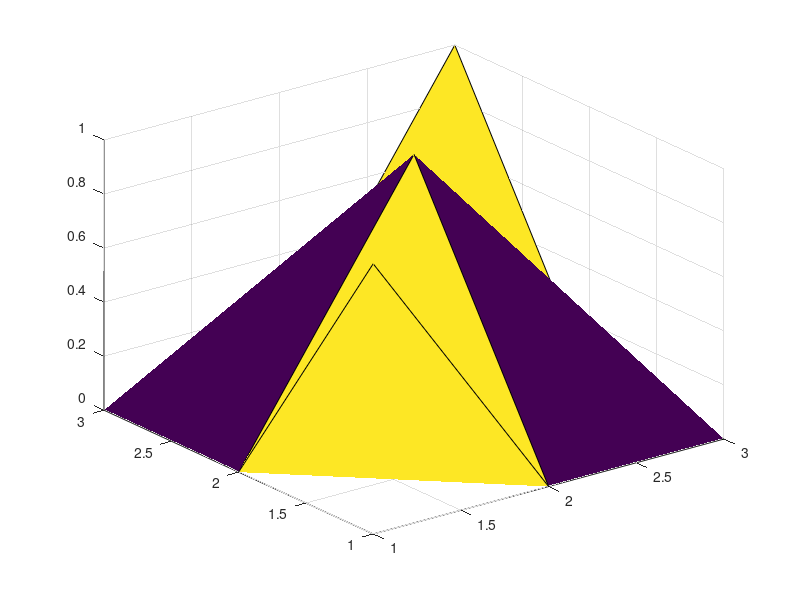

MATLAB code for this plot:
function [ varargout ] = surff( varargin )
% SURFNF macro for surf with figure
% type 'help surf' for more information
figure;
if(nargout == 0)
    surf(varargin{:});
else
    varargout{:} = surf(varargin{:});
end
end

